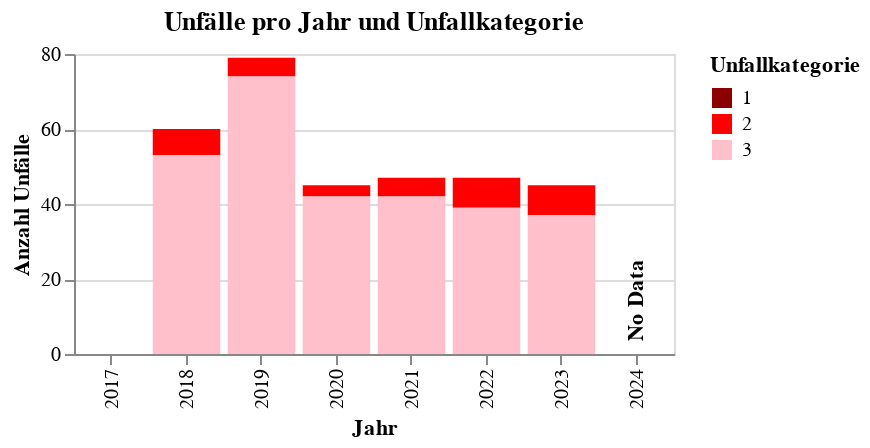

Here is the notebook cell this chart was saved with:
### Code cell
### accidents bar plot

# Example DataFrame (Replace with your actual data)
data = accidents_clipped[["UJAHR","UKATEGORIE"]]


# Aggregate data: Count accidents per year and category
df_agg = data.groupby(["UJAHR", "UKATEGORIE"]).size().reset_index(name="count")

# Define the full range of years from 2017 to 2024
years = list(range(2017, 2025))

# Ensure all years are included (fill missing ones with 0)
df_full = pd.DataFrame([(year, category) for year in years for category in df_agg["UKATEGORIE"].unique()], columns=["UJAHR", "UKATEGORIE"])
df_agg = df_full.merge(df_agg, on=["UJAHR", "UKATEGORIE"], how="left").fillna(0)

# Stacked Bar Chart
bar_chart = alt.Chart(df_agg).mark_bar().encode(
    x=alt.X("UJAHR:O", title="Jahr", scale=alt.Scale(domain=years)),
    y=alt.Y("count:Q", title="Anzahl Unfälle",axis=alt.Axis(tickMinStep=1)),
    #color=alt.Color("UKATEGORIE:N", title="Unfallkategorie", scale=alt.Scale(scheme="set1")),
    color=alt.Color("UKATEGORIE:N",  # ✅ Ensure maxspeed is categorical (Nominal)
        title="Unfallkategorie",
        scale=alt.Scale(
            domain=[1, 2, 3],  
            range=["darkred", "red", "pink"]  
        ),
    ),
    tooltip=["UJAHR", "UKATEGORIE", "count"]
).properties(
    title="Unfälle pro Jahr und Unfallkategorie",
    width=300,
    height=150
)

# 📌 Add "No Data" Text for 2024
text_annotation = alt.Chart(pd.DataFrame({"UJAHR": [2024], "count": [df_agg["count"].max() * 0.05]})).mark_text(
    text="No Data", 
    #dy=-10,  # Adjust vertical position
    dx=20,
    size=11, 
    color="black",
    fontWeight="bold",
    angle=270
).encode(
    x=alt.X("UJAHR:O"),  
    y=alt.Y("count:Q")  # Position at half the max value
)

# 📌 Add "No Data" Text for 2017 wenn Berlin, TODO This needs to be automised based on the ags of the Kachel
text_annotation2 = alt.Chart(pd.DataFrame({"UJAHR": [2017], "count": [df_agg["count"].max() * 0.05]})).mark_text(
    text="No Data", 
    #dy=-10,  # Adjust vertical position
    dx=20,
    size=11, 
    color="black",
    fontWeight="bold",
    angle=270
).encode(
    x=alt.X("UJAHR:O"),  
    y=alt.Y("count:Q")  # Position at half the max value
)

if berlin=="yes":
    bar_chart = bar_chart + text_annotation + text_annotation2
else:
    bar_chart = bar_chart + text_annotation

bar_chart

### Figure 1 — Vega-Lite specification as saved in the notebook (floating-point values rounded to 4 significant figures)
{"config": {"view": {"continuousWidth": 300, "continuousHeight": 300}}, "layer": [{"data": {"name": "data-8f922db0e670b8ec4cd8f81acc487248"}, "mark": {"type": "bar"}, "encoding": {"color": {"field": "UKATEGORIE", "scale": {"domain": [1, 2, 3], "range": ["darkred", "red", "pink"]}, "title": "Unfallkategorie", "type": "nominal"}, "tooltip": [{"field": "UJAHR", "type": "quantitative"}, {"field": "UKATEGORIE", "type": "quantitative"}, {"field": "count", "type": "quantitative"}], "x": {"field": "UJAHR", "scale": {"domain": [2017, 2018, 2019, 2020, 2021, 2022, 2023, 2024]}, "title": "Jahr", "type": "ordinal"}, "y": {"axis": {"tickMinStep": 1}, "field": "count", "title": "Anzahl Unfälle", "type": "quantitative"}}, "title": "Unfälle pro Jahr und Unfallkategorie"}, {"data": {"name": "data-a84fe0f99b4a750bbe11ee44c20f608d"}, "mark": {"type": "text", "angle": 270, "color": "black", "dx": 20, "fontWeight": "bold", "size": 11, "text": "No Data"}, "encoding": {"x": {"field": "UJAHR", "type": "ordinal"}, "y": {"field": "count", "type": "quantitative"}}}], "height": 150, "width": 300, "$schema": "https://vega.github.io/schema/vega-lite/v5.20.1.json", "datasets": {"data-8f922db0e670b8ec4cd8f81acc487248": [{"UJAHR": 2017, "UKATEGORIE": 2, "count": 0.0}, {"UJAHR": 2017, "UKATEGORIE": 3, "count": 0.0}, {"UJAHR": 2018, "UKATEGORIE": 2, "count": 7.0}, {"UJAHR": 2018, "UKATEGORIE": 3, "count": 53.0}, {"UJAHR": 2019, "UKATEGORIE": 2, "count": 5.0}, {"UJAHR": 2019, "UKATEGORIE": 3, "count": 74.0}, {"UJAHR": 2020, "UKATEGORIE": 2, "count": 3.0}, {"UJAHR": 2020, "UKATEGORIE": 3, "count": 42.0}, {"UJAHR": 2021, "UKATEGORIE": 2, "count": 5.0}, {"UJAHR": 2021, "UKATEGORIE": 3, "count": 42.0}, {"UJAHR": 2022, "UKATEGORIE": 2, "count": 8.0}, {"UJAHR": 2022, "UKATEGORIE": 3, "count": 39.0}, {"UJAHR": 2023, "UKATEGORIE": 2, "count": 8.0}, {"UJAHR": 2023, "UKATEGORIE": 3, "count": 37.0}, {"UJAHR": 2024, "UKATEGORIE": 2, "count": 0.0}, {"UJAHR": 2024, "UKATEGORIE": 3, "count": 0.0}], "data-a84fe0f99b4a750bbe11ee44c20f608d": [{"UJAHR": 2024, "count": 3.7}]}}
